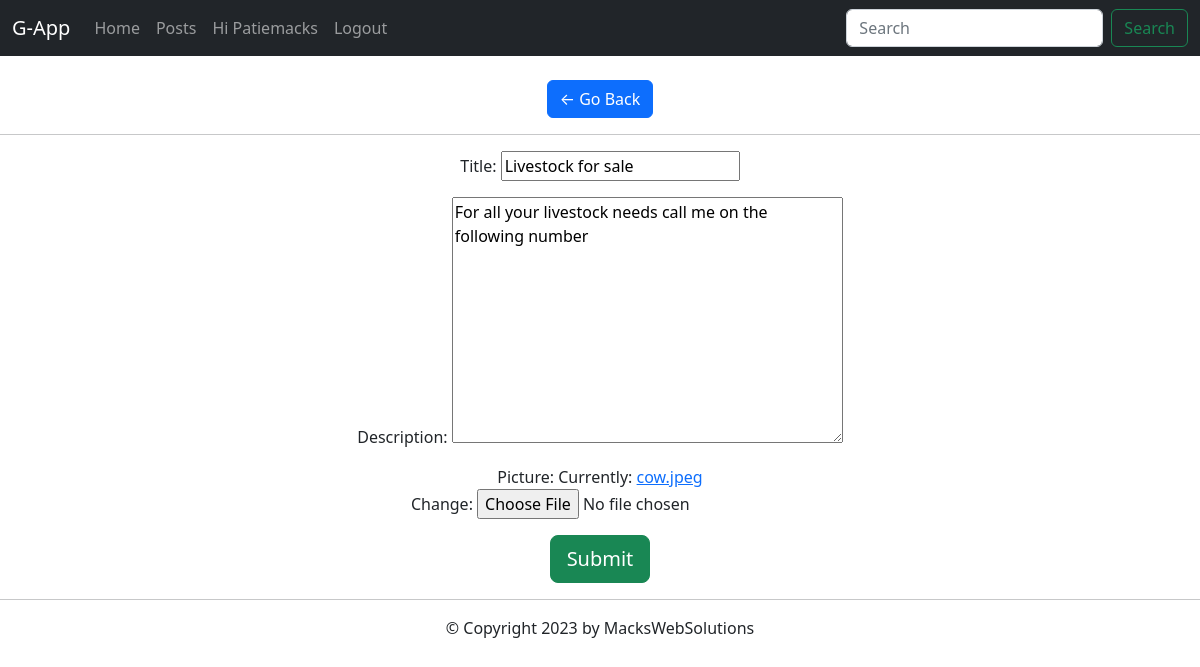
The app's page /post_update/2/ (signed in) with its own data.
### base/models.py (models this page shows, shortened)
class Post(models.Model):
    user = models.ForeignKey(User, on_delete=models.CASCADE,null=True,blank=True)
    title =models.CharField(max_length=50)
    description=models.TextField()
    picture=models.ImageField(upload_to='images/')
    created=models.DateTimeField(auto_now_add=True)

### base/views.py (the view)
# urls.py: path('post_update/<slug:pk>/' , PostUpdate.as_view(), name= 'post_update'),
class PostUpdate(LoginRequiredMixin,UpdateView):
    model=Post
    fields=['title','description','picture']
    success_url=reverse_lazy('index')

### base/templates/base/post_form.html (shortened to what this page needs)
{%extends 'base/index.html'%}
{%load static %}
 {% block content %}
 <center>
     <a href="{% url 'index' %} " class="btn btn-primary" id="">&#8592; Go Back</a>
     <br><hr>
    <form method="POST" enctype="multipart/form-data">
        {{form.as_p}}
        <button type="submit"  class="btn btn-lg btn-success md-5">Submit</button>
    </form>
</center>
{% endblock content %}

### base/templates/base/index.html (shortened to what this page needs)
<!doctype html>
<html lang="en">
  {% load static %}
  <head>
    <link href="https://cdn.jsdelivr.net/npm/bootstrap@5.2.3/dist/css/bootstrap.min.css" rel="stylesheet">
  </head>
  <body>
    <nav class="navbar navbar-expand-lg navbar-dark bg-dark">
  <div class="container-fluid">
    <a class="navbar-brand" href="{% url 'index' %}">G-App</a>
    <div class="collapse navbar-collapse" id="navbarSupportedContent">
      <ul class="navbar-nav me-auto mb-2 mb-lg-0">
        <li class="nav-item">
          <a class="nav-link" href="{% url 'index' %}">Home</a>
        </li>
        <li class="nav-item">
          <a class="nav-link" href="{% url 'post_list' %}">Posts</a>
        </li>
        {% if request.user.is_authenticated %}
        <li class="nav-item">
          <a class="nav-link" href="#">Hi {{request.user | title}}</a>
        </li>
        <li class="nav-item">
          <a class="nav-link" href="{% url 'logout' %}">Logout</a>
        </li>
        {% endif %}
        </ul>
        <form method="GET" class="d-flex" role="search">
        <input class="form-control me-2" name='search_area' type="text" placeholder="Search" aria-label="Search" value={{search_input}}>
        <button class="btn btn-outline-success" type="submit">Search</button>
      </form>
    </div>
  </div>
</nav>
<br>
{% block content %}{% endblock content %}
<hr>
<center>
<footer class="footer">
            <div class="container">
               <p>&copy; Copyright {% now "Y" %} by MacksWebSolutions</p>
            </div>
        </footer>
    </center>
  </body>
</html>

### records on screen
Post: title "Livestock for sale", description "For all your livestock needs call me on the following number"

### other values on screen
{{ request.user | title }} "Patiemacks"
